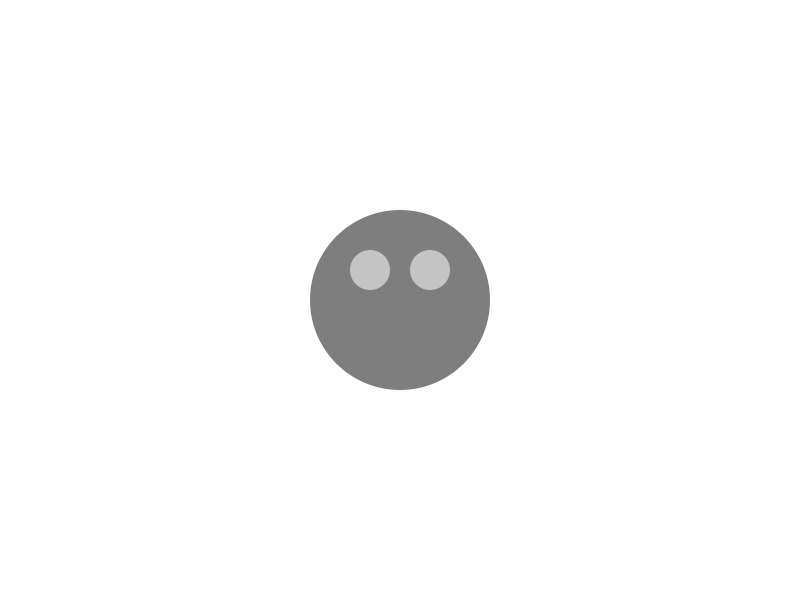
Frame 1 (no input)
Frame 60 (the mouse pressed at the canvas centre just before this capture): identical to frame 1, image omitted
Frame 120 (the mouse held since frame 60 and released just before this capture): identical to frame 1, image omitted

The Processing sketch that drew this single still picture (run headless with seeded random() and noise(); from frame 60 on, the mouse is pressed at the canvas centre):

// Processing sketch: Translation_Warmup
// ── Translation_Warmup.pde
int x, y, size, speed;
float rotation, rSpeed;
boolean up, down, left, right, rLeft, rRight;

void setup()
{
  size(800, 600);
  translate(width / 2, height / 2);
  
  x = width / 4;
  y = height / 4;
  size = 120;
  speed = 4;
  rSpeed = 10;
  
  up = down = left = right = false;
}

void draw()
{
  background(255);
  
  if(up)
    y -= speed;
  if(down)
    y += speed;
  if(left)
    x -= speed;
  if(right)
    x += speed;
  if(rLeft)
    rotation = radians(rSpeed);
  if(rLeft)
    rotation = radians(-rSpeed);
  
  face();
      
  if(x > width / 2 + size / 2)
    x = 0 - size / 2;
  else if(x < 0 - size / 2)
    x = width / 2 + size / 2;
  if(y > height / 2 + size / 2)
    y = 0 - size / 2;
  else if(y < 0 - size / 2)
    y = height / 2 + size / 2;
}

void face()
{
  translate(x, y);
  rotate(rotation);
  
  noStroke();
  
  fill(126);
  circle(x, y, size + size / 2);
  
  fill(196);
  circle(x - size / 4, y - size / 4, size / 3);
  circle(x + size / 4, y - size / 4, size / 3); 
}

// ── Input.pde
void keyPressed()
{
  switch(keyCode)
  {
    case UP:
      up = true;
      break;
    case DOWN:
      down = true;;
      break;
    case LEFT:
      left = true;
      break;
    case RIGHT:
      right = true;
      break;
  }
  
  switch(key)
  {
    case 'Q':
      rLeft = true;
      break;
    case 'E':
      rRight = true;
      break;
  }
}

void keyReleased()
{
  switch(keyCode)
  {
    case UP:
      up = false;
      break;
    case DOWN:
      down = false;;
      break;
    case LEFT:
      left = false;
      break;
    case RIGHT:
      right = false;
      break;
  }
  
  switch(key)
  {
    case 'Q':
      rLeft = false;
      break;
    case 'E':
      rRight = false;
      break;
  }
}
